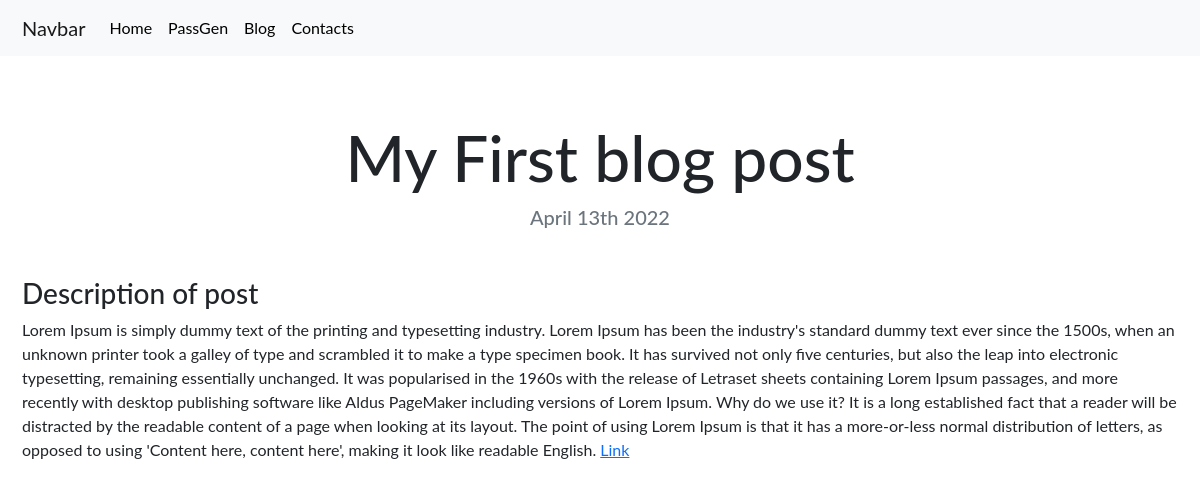
Page /blog/1/ on the committed database.
### blog/models.py (models this page shows, shortened)
class BlogPost(models.Model):
    date_post = models.DateField(auto_now_add=True)
    title = models.CharField(max_length=100)
    description = models.CharField(max_length=250)
    post_text = models.TextField(default="default title", max_length=1000)
    subtitle = models.CharField
    img = models.ImageField(upload_to='portfolio/images/', blank=True)
    url = models.URLField(blank=True)

### blog/views.py (the view)
# urls.py: path('<int:blog_id>/', views.detail, name='detail'),
def detail(request, blog_id):
    blog = get_object_or_404(BlogPost, pk=blog_id)
    return render(request, 'blog/detail.html', {"blog": blog})

### blog/templates/blog/detail.html
{% extends 'port/base.html' %}
{% block content %}
<div class="container">
    <h1 class="text-center mt-5" id="blogdetailtitle">{{ blog.title }}</h1>
    <h5 class="text-center text-muted mb-5">{{ blog.date_post|date:'F jS Y' }}</h5>
    <h3>{{ blog.description|safe }}</h3>
    <p>{{ blog.post_text|safe }}</p>
</div>
{% endblock %}

### port/static/port/custom.css (style rules this page uses)
.container { max-width: 1180px; margin: auto; }
.mt-5 { margin-top: 4rem!important; }
body { font-family: 'Lato', sans-serif; }
@media (min-width: 992px) { #blogdetailtitle { font-size: 4rem; } }

### rows in the picture
BlogPost: title "My First blog post", date_post "April 13th 2022", description "Description of post", post_text "Lorem Ipsum is simply dummy text of the printing and typesetting industry. Lorem Ipsum has been the industry's standard dummy text ever since the 1500s, when an unknown printer took a galley of type and scrambled it to make a type specimen book. It has survived not only five centuries, but also the leap into electronic typesetting, remaining essentially unchanged. It was popularised in the 1960s with the release of Letraset sheets containing Lorem Ipsum passages, and more recently with desktop publishing software like Aldus PageMaker including versions of Lorem Ipsum. Why do we use it? It is a long established fact that a reader will be distracted by the readable content of a page when…"
